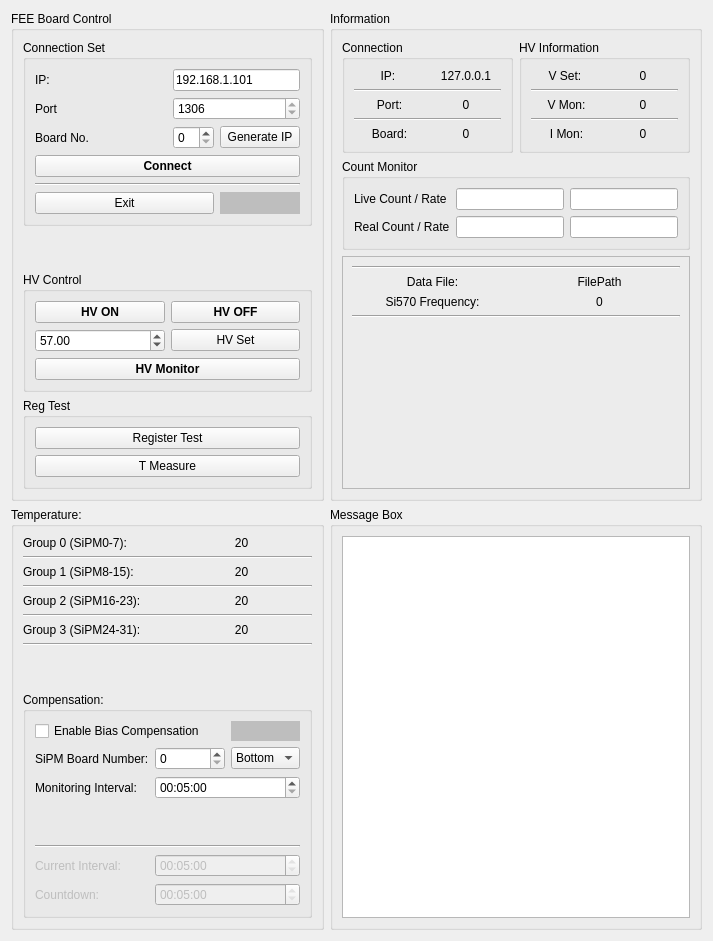
   <widget class="QWidget" name="tabFEE">
    <attribute name="title">
     <string>FEE Board Control</string>
    </attribute>
    <layout class="QGridLayout" name="gridLayout_24">
     <item row="0" column="0">
      <widget class="QGroupBox" name="groupBox_7">
       <property name="title">
        <string>FEE Board Control</string>
       </property>
       <layout class="QGridLayout" name="gridLayout_7">
        <item row="0" column="0">
         <widget class="QGroupBox" name="groupBox_8">
          <property name="title">
           <string>Connection Set</string>
          </property>
          <layout class="QGridLayout" name="gridLayout_6">
           <item row="1" column="1">
            <spacer name="horizontalSpacer_3">
             <property name="orientation">
              <enum>Qt::Horizontal</enum>
             </property>
             <property name="sizeHint" stdset="0">
              <size>
               <width>72</width>
               <height>18</height>
              </size>
             </property>
            </spacer>
           </item>
           <item row="0" column="0">
            <widget class="QLabel" name="label_6">
             <property name="text">
              <string>IP:</string>
             </property>
            </widget>
           </item>
           <item row="1" column="2" colspan="2">
            <widget class="QSpinBox" name="boxPort">
             <property name="readOnly">
              <bool>true</bool>
             </property>
             <property name="maximum">
              <number>9999</number>
             </property>
             <property name="value">
              <number>1306</number>
             </property>
            </widget>
           </item>
           <item row="0" column="2" colspan="2">
            <widget class="QLineEdit" name="lineIP">
             <property name="text">
              <string>192.168.1.101</string>
             </property>
             <property name="readOnly">
              <bool>false</bool>
             </property>
            </widget>
           </item>
           <item row="4" column="0" colspan="4">
            <widget class="Line" name="line_5">
             <property name="orientation">
              <enum>Qt::Horizontal</enum>
             </property>
            </widget>
           </item>
           <item row="0" column="1">
            <spacer name="horizontalSpacer_2">
             <property name="orientation">
              <enum>Qt::Horizontal</enum>
             </property>
             <property name="sizeHint" stdset="0">
              <size>
               <width>40</width>
               <height>20</height>
              </size>
             </property>
            </spacer>
           </item>
           <item row="2" column="0">
            <widget class="QLabel" name="label">
             <property name="text">
              <string>Board No.</string>
             </property>
            </widget>
           </item>
           <item row="1" column="0">
            <widget class="QLabel" name="label_8">
             <property name="text">
              <string>Port</string>
             </property>
            </widget>
           </item>
           <item row="2" column="3">
            <widget class="QPushButton" name="btnGenerateIP">
             <property name="text">
              <string>Generate IP</string>
             </property>
            </widget>
           </item>
           <item row="2" column="2">
            <widget class="QSpinBox" name="boxBoardNo">
             <property name="maximum">
              <number>49</number>
             </property>
            </widget>
           </item>
           <item row="2" column="1">
            <spacer name="horizontalSpacer_4">
             <property name="orientation">
              <enum>Qt::Horizontal</enum>
             </property>
             <property name="sizeHint" stdset="0">
              <size>
               <width>40</width>
               <height>20</height>
              </size>
             </property>
            </spacer>
           </item>
           <item row="5" column="0" colspan="3">
            <widget class="QPushButton" name="btnExit">
             <property name="text">
              <string>Exit</string>
             </property>
            </widget>
           </item>
           <item row="5" column="3">
            <widget class="QLabel" name="lblLED">
             <property name="styleSheet">
              <string notr="true">background-color:rgb(190,190,190)</string>
             </property>
             <property name="text">
              <string/>
             </property>
            </widget>
           </item>
           <item row="3" column="0" colspan="4">
            <widget class="QPushButton" name="btnConnect">
             <property name="font">
              <font>
               <bold>true</bold>
              </font>
             </property>
             <property name="text">
              <string>Connect</string>
             </property>
            </widget>
           </item>
          </layout>
         </widget>
        </item>
        <item row="2" column="0">
         <widget class="QGroupBox" name="grpHVctrl">
          <property name="title">
           <string>HV Control</string>
          </property>
          <layout class="QGridLayout" name="gridLayout_3">
           <item row="1" column="0">
            <widget class="QDoubleSpinBox" name="boxHVSet">
             <property name="maximum">
              <double>68.000000000000000</double>
             </property>
             <property name="value">
              <double>57.000000000000000</double>
             </property>
            </widget>
           </item>
           <item row="0" column="0">
            <widget class="QPushButton" name="btnHVON">
             <property name="font">
              <font>
               <bold>true</bold>
              </font>
             </property>
             <property name="text">
              <string>HV ON</string>
             </property>
            </widget>
           </item>
           <item row="1" column="1">
            <widget class="QPushButton" name="btnHVSet">
             <property name="text">
              <string>HV Set</string>
             </property>
            </widget>
           </item>
           <item row="2" column="0" colspan="2">
            <widget class="QPushButton" name="btnHPO">
             <property name="font">
              <font>
               <bold>true</bold>
              </font>
             </property>
             <property name="text">
              <string>HV Monitor</string>
             </property>
            </widget>
           </item>
           <item row="0" column="1">
            <widget class="QPushButton" name="btnHVOFF">
             <property name="font">
              <font>
               <bold>true</bold>
              </font>
             </property>
             <property name="text">
              <string>HV OFF</string>
             </property>
            </widget>
           </item>
          </layout>
         </widget>
        </item>
        <item row="3" column="0">
         <widget class="QGroupBox" name="grpTMea">
          <property name="title">
           <string>Reg Test</string>
          </property>
          <layout class="QGridLayout" name="gridLayout_38">
           <item row="0" column="0">
            <widget class="QPushButton" name="btnRegTest">
             <property name="text">
              <string>Register Test</string>
             </property>
            </widget>
           </item>
           <item row="1" column="0">
            <widget class="QPushButton" name="btnTMon">
             <property name="text">
              <string>T Measure</string>
             </property>
            </widget>
           </item>
          </layout>
         </widget>
        </item>
        <item row="1" column="0">
         <spacer name="verticalSpacer_4">
          <property name="orientation">
           <enum>Qt::Vertical</enum>
          </property>
          <property name="sizeHint" stdset="0">
           <size>
            <width>20</width>
            <height>40</height>
           </size>
          </property>
         </spacer>
        </item>
       </layout>
      </widget>
     </item>
     <item row="0" column="1">
      <widget class="QGroupBox" name="grpFEEInfo">
       <property name="title">
        <string>Information</string>
       </property>
       <layout class="QGridLayout" name="gridLayout_8">
        <item row="0" column="1">
         <widget class="QGroupBox" name="groupBox_5">
          <property name="title">
           <string>HV Information</string>
          </property>
          <layout class="QGridLayout" name="gridLayout_5">
           <item row="0" column="0">
            <widget class="QLabel" name="label_17">
             <property name="text">
              <string>V Set: </string>
             </property>
             <property name="alignment">
              <set>Qt::AlignCenter</set>
             </property>
            </widget>
           </item>
           <item row="0" column="1">
            <widget class="QLabel" name="lblVSetOut">
             <property name="text">
              <string>0</string>
             </property>
             <property name="alignment">
              <set>Qt::AlignCenter</set>
             </property>
            </widget>
           </item>
           <item row="1" column="0" colspan="2">
            <widget class="Line" name="line_13">
             <property name="orientation">
              <enum>Qt::Horizontal</enum>
             </property>
            </widget>
           </item>
           <item row="2" column="0">
            <widget class="QLabel" name="label_5">
             <property name="text">
              <string>V Mon:</string>
             </property>
             <property name="alignment">
              <set>Qt::AlignCenter</set>
             </property>
            </widget>
           </item>
           <item row="2" column="1">
            <widget class="QLabel" name="lblVMonOut">
             <property name="text">
              <string>0</string>
             </property>
             <property name="alignment">
              <set>Qt::AlignCenter</set>
             </property>
            </widget>
           </item>
           <item row="3" column="0" colspan="2">
            <widget class="Line" name="line_14">
             <property name="orientation">
              <enum>Qt::Horizontal</enum>
             </property>
            </widget>
           </item>
           <item row="4" column="0">
            <widget class="QLabel" name="label_18">
             <property name="text">
              <string>I Mon:</string>
             </property>
             <property name="alignment">
              <set>Qt::AlignCenter</set>
             </property>
            </widget>
           </item>
           <item row="4" column="1">
            <widget class="QLabel" name="lblIMonOut">
             <property name="text">
              <string>0</string>
             </property>
             <property name="alignment">
              <set>Qt::AlignCenter</set>
             </property>
            </widget>
           </item>
          </layout>
         </widget>
        </item>
        <item row="0" column="0">
         <widget class="QGroupBox" name="groupBox_6">
          <property name="title">
           <string>Connection</string>
          </property>
          <layout class="QGridLayout" name="gridLayout_4">
           <item row="0" column="0">
            <widget class="QLabel" name="label_9">
             <property name="text">
              <string>IP: </string>
             </property>
             <property name="alignment">
              <set>Qt::AlignCenter</set>
             </property>
            </widget>
           </item>
           <item row="0" column="1">
            <widget class="QLabel" name="lblIPOut">
             <property name="text">
              <string>127.0.0.1</string>
             </property>
             <property name="alignment">
              <set>Qt::AlignCenter</set>
             </property>
            </widget>
           </item>
           <item row="1" column="0" colspan="2">
            <widget class="Line" name="line_15">
             <property name="orientation">
              <enum>Qt::Horizontal</enum>
             </property>
            </widget>
           </item>
           <item row="2" column="0">
            <widget class="QLabel" name="label_11">
             <property name="text">
              <string>Port:</string>
             </property>
             <property name="alignment">
              <set>Qt::AlignCenter</set>
             </property>
            </widget>
           </item>
           <item row="2" column="1">
            <widget class="QLabel" name="lblPortOut">
             <property name="text">
              <string>0</string>
             </property>
             <property name="alignment">
              <set>Qt::AlignCenter</set>
             </property>
            </widget>
           </item>
           <item row="3" column="0" colspan="2">
            <widget class="Line" name="line_16">
             <property name="orientation">
              <enum>Qt::Horizontal</enum>
             </property>
            </widget>
           </item>
           <item row="4" column="0">
            <widget class="QLabel" name="label_15">
             <property name="text">
              <string>Board:</string>
             </property>
             <property name="alignment">
              <set>Qt::AlignCenter</set>
             </property>
            </widget>
           </item>
           <item row="4" column="1">
            <widget class="QLabel" name="lblBoardOut">
             <property name="text">
              <string>0</string>
             </property>
             <property name="alignment">
              <set>Qt::AlignCenter</set>
             </property>
            </widget>
           </item>
          </layout>
         </widget>
        </item>
        <item row="3" column="0" colspan="2">
         <widget class="QFrame" name="frame_2">
          <property name="frameShape">
           <enum>QFrame::StyledPanel</enum>
          </property>
          <property name="frameShadow">
           <enum>QFrame::Raised</enum>
          </property>
          <layout class="QGridLayout" name="gridLayout_17">
           <item row="1" column="0">
            <widget class="QLabel" name="label_13">
             <property name="text">
              <string>Data File:</string>
             </property>
             <property name="alignment">
              <set>Qt::AlignCenter</set>
             </property>
            </widget>
           </item>
           <item row="3" column="0" colspan="2">
            <widget class="Line" name="line_18">
             <property name="orientation">
              <enum>Qt::Horizontal</enum>
             </property>
            </widget>
           </item>
           <item row="2" column="0">
            <widget class="QLabel" name="label_7">
             <property name="text">
              <string>Si570 Frequency:</string>
             </property>
             <property name="alignment">
              <set>Qt::AlignCenter</set>
             </property>
            </widget>
           </item>
           <item row="0" column="0" colspan="2">
            <widget class="Line" name="line_17">
             <property name="orientation">
              <enum>Qt::Horizontal</enum>
             </property>
            </widget>
           </item>
           <item row="2" column="1">
            <widget class="QLabel" name="lblSi570Out">
             <property name="text">
              <string>0</string>
             </property>
             <property name="alignment">
              <set>Qt::AlignCenter</set>
             </property>
            </widget>
           </item>
           <item row="1" column="1">
            <widget class="QLabel" name="lblFileOut">
             <property name="maximumSize">
              <size>
               <width>400</width>
               <height>16777215</height>
              </size>
             </property>
             <property name="text">
              <string>FilePath</string>
             </property>
             <property name="alignment">
              <set>Qt::AlignCenter</set>
             </property>
            </widget>
           </item>
           <item row="4" column="0" colspan="2">
            <spacer name="verticalSpacer_5">
             <property name="orientation">
              <enum>Qt::Vertical</enum>
             </property>
             <property name="sizeHint" stdset="0">
              <size>
               <width>20</width>
               <height>40</height>
              </size>
             </property>
            </spacer>
           </item>
          </layout>
         </widget>
        </item>
        <item row="2" column="0" colspan="2">
         <widget class="QGroupBox" name="grpCRMonitor">
          <property name="title">
           <string>Count Monitor</string>
          </property>
          <layout class="QGridLayout" name="gridLayout_19">
           <item row="0" column="1">
            <widget class="QLineEdit" name="lineLiveCount">
             <property name="readOnly">
              <bool>true</bool>
             </property>
            </widget>
           </item>
           <item row="1" column="2">
            <widget class="QLineEdit" name="lineRealCR">
             <property name="readOnly">
              <bool>true</bool>
             </property>
            </widget>
           </item>
           <item row="1" column="0">
            <widget class="QLabel" name="label_39">
             <property name="text">
              <string>Real Count / Rate</string>
             </property>
            </widget>
           </item>
           <item row="1" column="1">
            <widget class="QLineEdit" name="lineRealCount">
             <property name="readOnly">
              <bool>true</bool>
             </property>
            </widget>
           </item>
           <item row="0" column="0">
            <widget class="QLabel" name="label_38">
             <property name="text">
              <string>Live Count / Rate</string>
             </property>
            </widget>
           </item>
           <item row="0" column="2">
            <widget class="QLineEdit" name="lineLiveCR">
             <property name="maximumSize">
              <size>
               <width>500</width>
               <height>16777215</height>
              </size>
             </property>
             <property name="readOnly">
              <bool>true</bool>
             </property>
            </widget>
           </item>
          </layout>
         </widget>
        </item>
       </layout>
      </widget>
     </item>
     <item row="2" column="1">
      <widget class="QGroupBox" name="groupBox_3">
       <property name="title">
        <string>Message Box</string>
       </property>
       <layout class="QHBoxLayout" name="horizontalLayout_2">
        <item>
         <widget class="QTextEdit" name="brsMessage"/>
        </item>
       </layout>
      </widget>
     </item>
     <item row="2" column="0">
      <widget class="QGroupBox" name="grpTMoni">
       <property name="title">
        <string>Temperature:</string>
       </property>
       <layout class="QGridLayout" name="gridLayout_12">
        <item row="11" column="0" colspan="2">
         <widget class="QGroupBox" name="groupBox_14">
          <property name="title">
           <string>Compensation:</string>
          </property>
          <layout class="QGridLayout" name="gridLayout_32">
           <item row="1" column="2">
            <widget class="QComboBox" name="cbbSiPMType">
             <item>
              <property name="text">
               <string>Bottom</string>
              </property>
             </item>
             <item>
              <property name="text">
               <string>Top</string>
              </property>
             </item>
            </widget>
           </item>
           <item row="0" column="2">
            <widget class="QLabel" name="lblLEDDB">
             <property name="styleSheet">
              <string notr="true">background-color:rgb(190,190,190)</string>
             </property>
             <property name="text">
              <string/>
             </property>
            </widget>
           </item>
           <item row="5" column="1" colspan="2">
            <widget class="QTimeEdit" name="timeTCurrent">
             <property name="enabled">
              <bool>false</bool>
             </property>
             <property name="readOnly">
              <bool>true</bool>
             </property>
             <property name="displayFormat">
              <string>HH:mm:ss</string>
             </property>
             <property name="time">
              <time>
               <hour>0</hour>
               <minute>5</minute>
               <second>0</second>
              </time>
             </property>
            </widget>
           </item>
           <item row="2" column="0">
            <widget class="QLabel" name="label_52">
             <property name="text">
              <string>Monitoring Interval:</string>
             </property>
            </widget>
           </item>
           <item row="5" column="0">
            <widget class="QLabel" name="label_53">
             <property name="enabled">
              <bool>false</bool>
             </property>
             <property name="text">
              <string>Current Interval:</string>
             </property>
            </widget>
           </item>
           <item row="1" column="0">
            <widget class="QLabel" name="label_55">
             <property name="text">
              <string>SiPM Board Number:</string>
             </property>
            </widget>
           </item>
           <item row="6" column="1" colspan="2">
            <widget class="QTimeEdit" name="timeTCountDown">
             <property name="enabled">
              <bool>false</bool>
             </property>
             <property name="readOnly">
              <bool>true</bool>
             </property>
             <property name="displayFormat">
              <string>HH:mm:ss</string>
             </property>
             <property name="time">
              <time>
               <hour>0</hour>
               <minute>5</minute>
               <second>0</second>
              </time>
             </property>
            </widget>
           </item>
           <item row="1" column="1">
            <widget class="QSpinBox" name="boxSiPMNo">
             <property name="maximum">
              <number>6</number>
             </property>
            </widget>
           </item>
           <item row="6" column="0">
            <widget class="QLabel" name="label_54">
             <property name="enabled">
              <bool>false</bool>
             </property>
             <property name="text">
              <string>Countdown:</string>
             </property>
            </widget>
           </item>
           <item row="0" column="0" colspan="2">
            <widget class="QCheckBox" name="cbxEnableComp">
             <property name="text">
              <string>Enable Bias Compensation</string>
             </property>
            </widget>
           </item>
           <item row="2" column="1" colspan="2">
            <widget class="QTimeEdit" name="timeTMonitor">
             <property name="displayFormat">
              <string>HH:mm:ss</string>
             </property>
             <property name="time">
              <time>
               <hour>0</hour>
               <minute>5</minute>
               <second>0</second>
              </time>
             </property>
            </widget>
           </item>
           <item row="4" column="0" colspan="3">
            <widget class="Line" name="line_21">
             <property name="orientation">
              <enum>Qt::Horizontal</enum>
             </property>
            </widget>
           </item>
           <item row="3" column="0">
            <spacer name="verticalSpacer_7">
             <property name="orientation">
              <enum>Qt::Vertical</enum>
             </property>
             <property name="sizeHint" stdset="0">
              <size>
               <width>20</width>
               <height>40</height>
              </size>
             </property>
            </spacer>
           </item>
          </layout>
         </widget>
        </item>
        <item row="6" column="0">
         <widget class="QLabel" name="label_16">
          <property name="text">
           <string>Group 3 (SiPM24-31): </string>
          </property>
         </widget>
        </item>
        <item row="0" column="0">
         <widget class="QLabel" name="label_10">
          <property name="text">
           <string>Group 0 (SiPM0-7): </string>
          </property>
         </widget>
        </item>
        <item row="2" column="0">
         <widget class="QLabel" name="label_12">
          <property name="text">
           <string>Group 1 (SiPM8-15): </string>
          </property>
         </widget>
        </item>
        <item row="8" column="0" colspan="2">
         <widget class="Line" name="line_20">
          <property name="orientation">
           <enum>Qt::Horizontal</enum>
          </property>
         </widget>
        </item>
        <item row="0" column="1">
         <widget class="QLabel" name="lblTOut_0">
          <property name="text">
           <string>20</string>
          </property>
          <property name="alignment">
           <set>Qt::AlignCenter</set>
          </property>
         </widget>
        </item>
        <item row="2" column="1">
         <widget class="QLabel" name="lblTOut_1">
          <property name="text">
           <string>20</string>
          </property>
          <property name="alignment">
           <set>Qt::AlignCenter</set>
          </property>
         </widget>
        </item>
        <item row="6" column="1">
         <widget class="QLabel" name="lblTOut_3">
          <property name="text">
           <string>20</string>
          </property>
          <property name="alignment">
           <set>Qt::AlignCenter</set>
          </property>
         </widget>
        </item>
        <item row="1" column="0" colspan="2">
         <widget class="Line" name="line_10">
          <property name="orientation">
           <enum>Qt::Horizontal</enum>
          </property>
         </widget>
        </item>
        <item row="5" column="0" colspan="2">
         <widget class="Line" name="line_12">
          <property name="orientation">
           <enum>Qt::Horizontal</enum>
          </property>
         </widget>
        </item>
        <item row="3" column="0" colspan="2">
         <widget class="Line" name="line_11">
          <property name="orientation">
           <enum>Qt::Horizontal</enum>
          </property>
         </widget>
        </item>
        <item row="4" column="0">
         <widget class="QLabel" name="label_14">
          <property name="text">
           <string>Group 2 (SiPM16-23): </string>
          </property>
         </widget>
        </item>
        <item row="4" column="1">
         <widget class="QLabel" name="lblTOut_2">
          <property name="text">
           <string>20</string>
          </property>
          <property name="alignment">
           <set>Qt::AlignCenter</set>
          </property>
         </widget>
        </item>
        <item row="9" column="0">
         <spacer name="verticalSpacer_6">
          <property name="orientation">
           <enum>Qt::Vertical</enum>
          </property>
          <property name="sizeHint" stdset="0">
           <size>
            <width>20</width>
            <height>40</height>
           </size>
          </property>
         </spacer>
        </item>
       </layout>
      </widget>
     </item>
    </layout>
   </widget>
